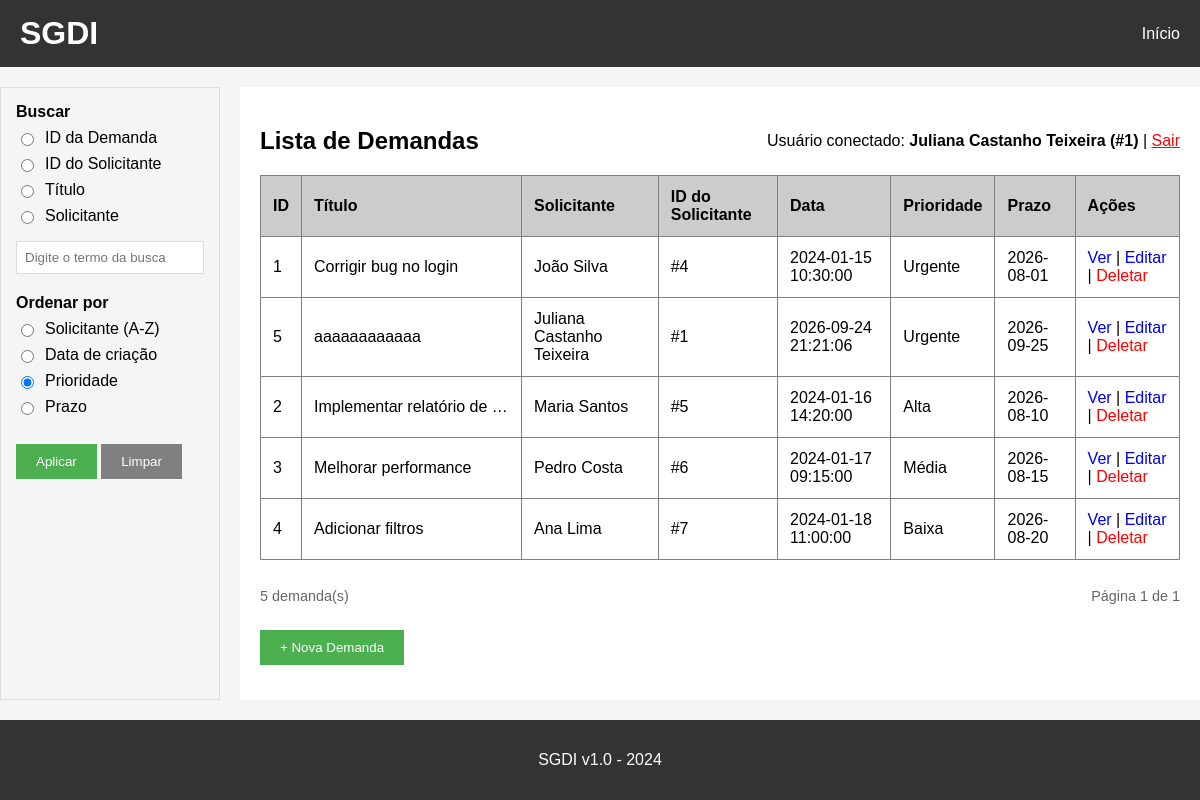
/?pagina=2&tipo_busca=&termo=&ordenar=prioridade (signed in), run on an earlier commit of the app's database.
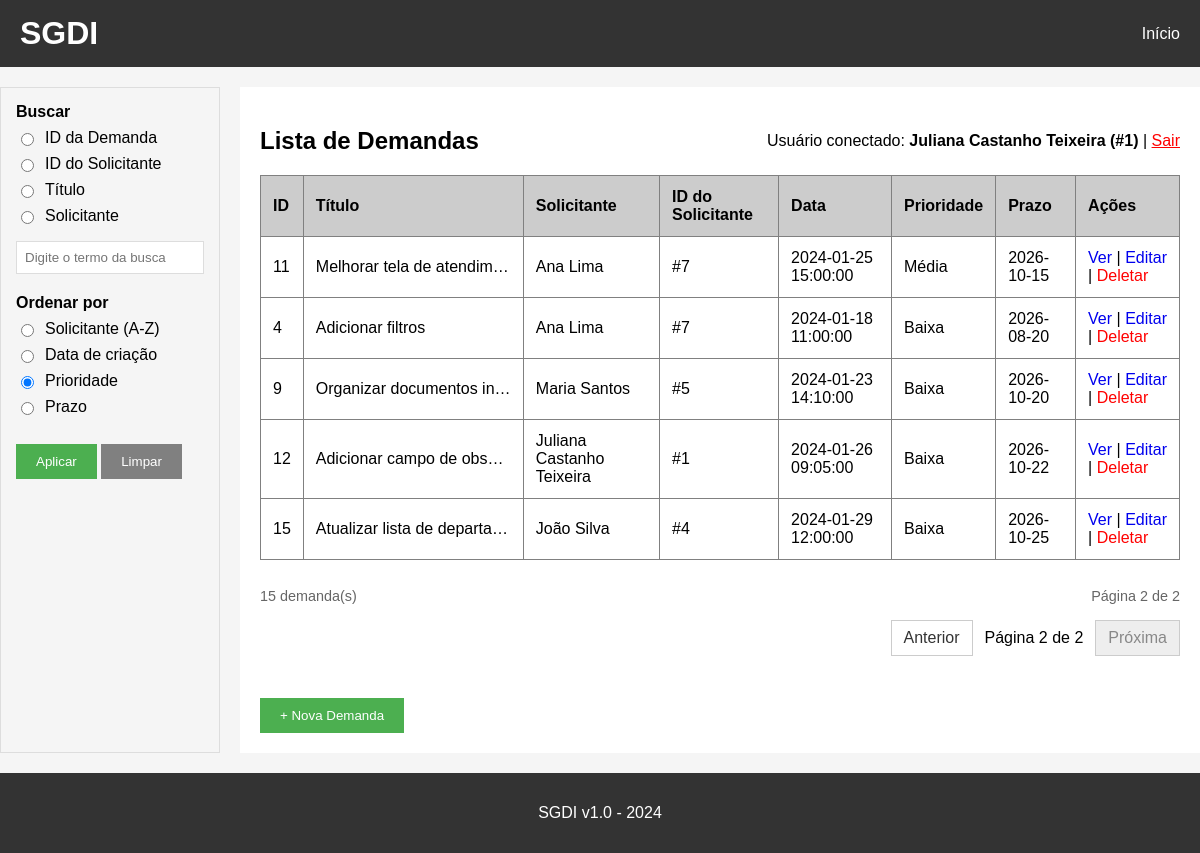
And on a later commit of the database.
### tables this page shows
CREATE TABLE demandas (
    id INTEGER PRIMARY KEY AUTOINCREMENT,
    titulo TEXT NOT NULL,
    descricao TEXT,
    solicitante TEXT,
    solicitante_id INTEGER,
    data_criacao TEXT,
    prioridade TEXT,
    prazo TEXT,
    FOREIGN KEY (solicitante_id) REFERENCES solicitantes (id)
);

### app.py (the view)
@app.route('/')
def index():
    tipo_busca = request.args.get('tipo_busca', '')
    termo = request.args.get('termo', '').strip()
    ordenar = request.args.get('ordenar', 'prioridade')
    pagina = max(request.args.get('pagina', 1, type=int) or 1, 1)
    itens_por_pagina = 10
    if ordenar not in ORDENACOES:
        ordenar = 'prioridade'
    condicao = '1=1'
    parametros = []
    if tipo_busca in ('id_demanda', 'id_solicitante', 'titulo', 'solicitante'):
        if not termo:
            flash('Digite um termo para buscar.')
            tipo_busca = ''
        elif caracteres_invalidos(termo):
            flash('A busca não pode conter caracteres especiais.')
            tipo_busca = ''
        elif tipo_busca == 'id_demanda':
            condicao, parametros = "CAST(id AS TEXT) LIKE ?", [f'{termo}%']
        elif tipo_busca == 'id_solicitante':
            condicao, parametros = "CAST(solicitante_id AS TEXT) = ?", [termo]
        elif tipo_busca == 'titulo':
            condicao, parametros = "LOWER(titulo) LIKE LOWER(?)", [f'%{termo}%']
        else:  # solicitante (busca por nome)
            condicao, parametros = "LOWER(solicitante) LIKE LOWER(?)", [f'%{termo}%']
    else:
        tipo_busca = ''
    conn = get_db()
    cursor = conn.cursor()
    total_demandas = cursor.execute(
        f"SELECT COUNT(*) FROM demandas WHERE {condicao}", parametros
    ).fetchone()[0]
    total_paginas = max((total_demandas + itens_por_pagina - 1) // itens_por_pagina, 1)
    pagina = min(pagina, total_paginas)
    query = (
        f"SELECT * FROM demandas WHERE {condicao} "
        f"ORDER BY {ORDENACOES[ordenar]} LIMIT ? OFFSET ?"
    )
    parametros_paginacao = parametros + [itens_por_pagina, (pagina - 1) * itens_por_pagina]
    demandas = cursor.execute(query, parametros_paginacao).fetchall()
    conn.close()
    return render_template(
        'index.html', demandas=demandas,
        ordenar=ordenar, tipo_busca=tipo_busca, termo=termo,
        pagina=pagina, total_paginas=total_paginas, total_demandas=total_demandas
    )

### app.py (called while the page is built)
def get_db():
    conn = sqlite3.connect('demandas.db')
    conn.row_factory = sqlite3.Row
    return conn

@app.before_request
def verificar_login():
    if 'email' not in session and request.endpoint not in ['login', 'logout', 'static']:
        return redirect(url_for('login'))

### templates/index.html (shortened to what the changed rows need)
{% extends "base.html" %}
{% block content %}
<div class="flex-between">
    <h2>Lista de Demandas</h2>
    <p>
        Usuário conectado: <strong>{{ session['usuario'] }} (#{{ session['usuario_id'] }})</strong>
        | <a href="{{ url_for('logout') }}" class="text-danger">Sair</a>
    </p>
</div>
<div class="table-responsive">
    <table border="1" cellpadding="10" cellspacing="0" width="100%">
        <thead>
            <tr bgcolor="#cccccc">
                <th>ID</th>
                <th>Título</th>
                <th>Solicitante</th>
                <th>ID do Solicitante</th>
                <th>Data</th>
                <th>Prioridade</th>
                <th>Prazo</th>
                <th>Ações</th>
            </tr>
        </thead>
        <tbody>
            {% for demanda in demandas %}
            <tr>
                <td>{{ demanda[0] }}</td>
                <td class="coluna-titulo" title="{{ demanda[1] }}">{{ demanda[1] }}</td>
                <td>{{ demanda[3] }}</td>
                <td>#{{ demanda[4] }}</td>
                <td>{{ demanda[5] }}</td>
                <td>{{ demanda[6] }}</td>
                <td>{{ demanda[7] }}</td>
                <td>
                    <a href="/detalhes/{{ demanda[0] }}">Ver</a>
                    |
                    <a href="/editar/{{ demanda[0] }}">Editar</a>
                    |
                    <a href="/deletar/{{ demanda[0] }}" class="text-danger">Deletar</a>
                </td>
            </tr>
            {% endfor %}
        </tbody>
    </table>
</div>
<div class="pagination-summary">
    <span>{{ total_demandas }} demanda(s)</span>
    <span>Página {{ pagina }} de {{ total_paginas }}</span>
</div>
{% if total_paginas > 1 %}
<nav class="pagination" aria-label="Paginação das demandas">
    {% if pagina > 1 %}
    <a href="{{ url_for('index', pagina=pagina - 1, tipo_busca=tipo_busca, termo=termo, ordenar=ordenar) }}" rel="prev">Anterior</a>
    <span>Página {{ pagina }} de {{ total_paginas }}</span>
    {% else %}
    <span class="pagination-disabled" aria-disabled="true">Anterior</span>
    {% endif %}
    {% if pagina < total_paginas %}
    <a href="{{ url_for('index', pagina=pagina + 1, tipo_busca=tipo_busca, termo=termo, ordenar=ordenar) }}" rel="next">Próxima</a>
    {% else %}
    <span class="pagination-disabled" aria-disabled="true">Próxima</span>
    {% endif %}
</nav>
{% endif %}
<br>
{% endblock %}

What changed in the data, as far as the page shows it:
no longer on this page (row edited): demandas: usuario "Juliana Castanho Teixeira", id "5", titulo "aaaaaaaaaaaa", solicitante "Juliana Castanho Teixeira", solicitante "1", data_criacao "2026-09-24 21:21:06", prioridade "Urgente", prazo "2026-09-25"
no longer on this page (row unchanged): demandas: id "1", titulo "Corrigir bug no login", solicitante "João Silva", solicitante "4", data_criacao "2024-01-15 10:30:00", prioridade "Urgente", prazo "2026-08-01"
no longer on this page (row unchanged): demandas: id "2", titulo "Implementar relatório de…", solicitante "Maria Santos", solicitante "5", data_criacao "2024-01-16 14:20:00", prioridade "Alta", prazo "2026-08-10"
no longer on this page (row unchanged): demandas: id "3", titulo "Melhorar performance", solicitante "Pedro Costa", solicitante "6", data_criacao "2024-01-17 09:15:00", prioridade "Média", prazo "2026-08-15"
added demandas: usuario "Juliana Castanho Teixeira", id "12", titulo "Adicionar campo de obs…", solicitante "Juliana Castanho Teixeira", solicitante "1", data_criacao "2024-01-26 09:05:00", prioridade "Baixa", prazo "2026-10-22"
added demandas: id "11", titulo "Melhorar tela de atendim…", solicitante "Ana Lima", solicitante "7", data_criacao "2024-01-25 15:00:00", prioridade "Média", prazo "2026-10-15"
added demandas: id "9", titulo "Organizar documentos in…", solicitante "Maria Santos", solicitante "5", data_criacao "2024-01-23 14:10:00", prioridade "Baixa", prazo "2026-10-20"
added demandas: id "15", titulo "Atualizar lista de departa…", solicitante "João Silva", solicitante "4", data_criacao "2024-01-29 12:00:00", prioridade "Baixa", prazo "2026-10-25"
Also different on the page:
{{ total_demandas }}: "5" → "15"
{{ pagina }}: "1" → "2"
{{ total_paginas }}: "1" → "2"
{{ pagina }}: (not shown) → "2"
{{ total_paginas }}: (not shown) → "2"
text now shown: "Anterior Página de Próxima"
